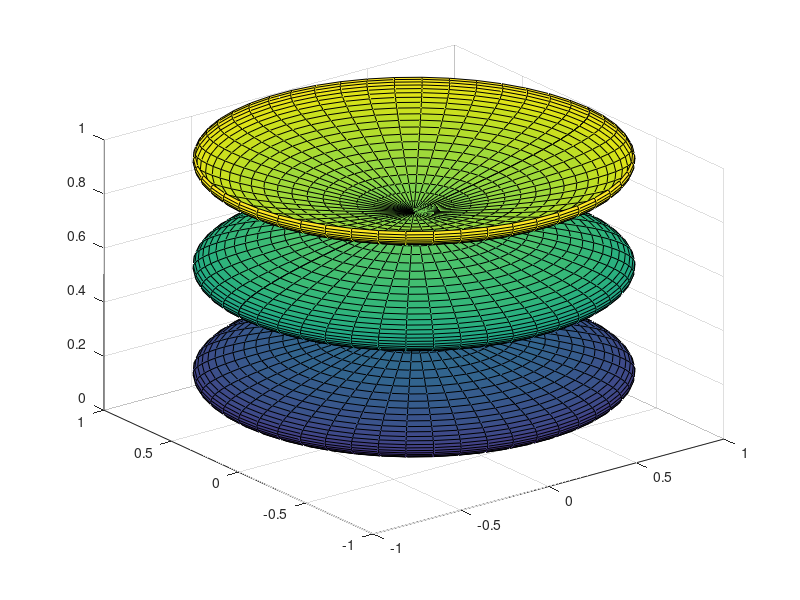

The MATLAB script that drew this image:
##[x, y, z] = ellipsoid(0, 0, 0, 3, 2, 1, 50);
##
##surfl(x, y, z);
##axis equal;

t = linspace(0, 8, 100);
[x, y, z] = cylinder(sin(t), 50);
S = surf(x, y, z);
